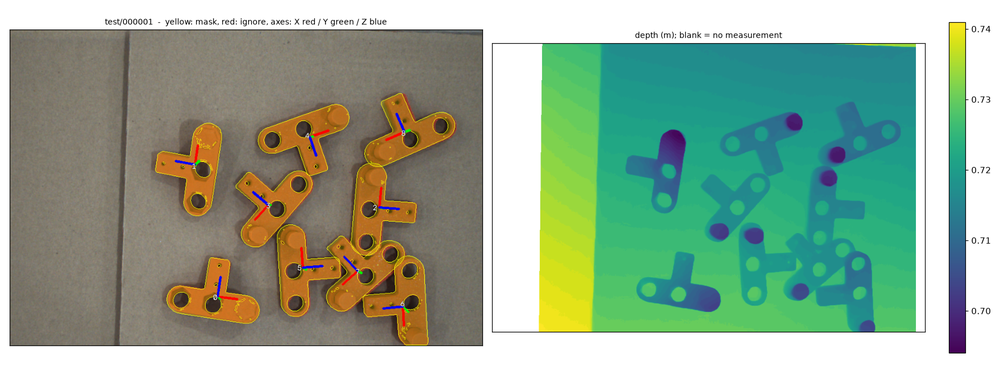
#> input picture overlays_test/000001.png, 1000 x 375 px, shrunk from 1760 x 660 before the run; its folder holds only this picture in this run
$ python -i masks.py   (imports and definitions only)
#> lines starting #> are read from the running program, lines starting #| are printed output that depends on the picture; after the words box and inside, x2 and y2 are one past the last pixel; in counts of white or black regions, pixels touching at a corner belong together
#> further down, picture is the input picture: shape (375, 1000, 3); mean B, G, R 146.3, 169.4, 145.3
"""Which pixels can belong to a part at all: the two foreground gates.

Colour is the cheap gate this dataset allows -- the part is saturated
orange-red on grey or white, so hue and saturation alone find nearly every
part pixel (98 % recall on train). Depth is the colour-blind alternative:
everything standing off the support plane. Neither splits touching parts
into instances; that is the detectors' job (`detect.py`, `detect_seg.py`).
Both are used everywhere a stage needs "part or not": the proposal gate,
the hole polish, the geometric detector, the RGB hole cue.
"""

import cv2
import numpy as np

#: Part pixels are saturated orange-red; cardboard is duller and browner.
SATURATION_MIN = 90
HUE_RED_BELOW, HUE_RED_ABOVE = 15, 170


def part_pixel_mask(bgr: np.ndarray, erode_px: int = 0) -> np.ndarray:
    """Colour gate: every pixel that plausibly belongs to some part.

    ``erode_px`` peels the boundary; leave it at 0 when the true mask edge
    is the point (e.g. for hole-based pose refinement).
    """
#> called with erode_px = 0
    hsv = cv2.cvtColor(bgr, cv2.COLOR_BGR2HSV)
#> hsv: shape (375, 1000, 3); mean H, S, V 33.1, 84.4, 178.1
    hue, sat = hsv[..., 0], hsv[..., 1]
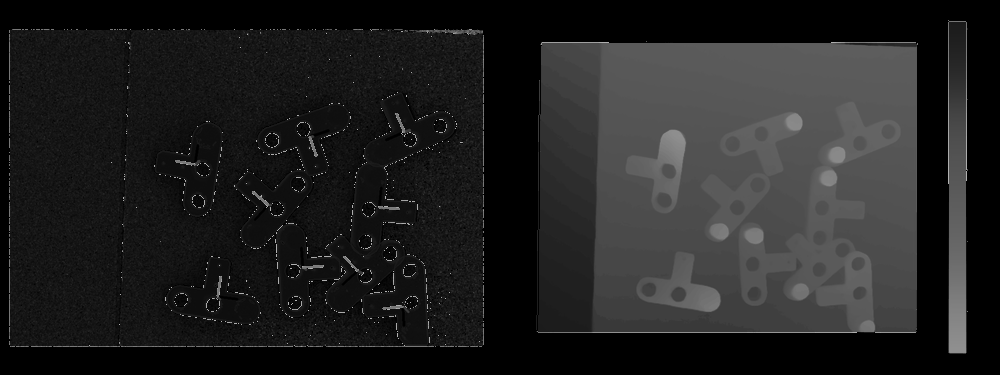
#> hue: shape (375, 1000); min 0, max 179, mean 33.1
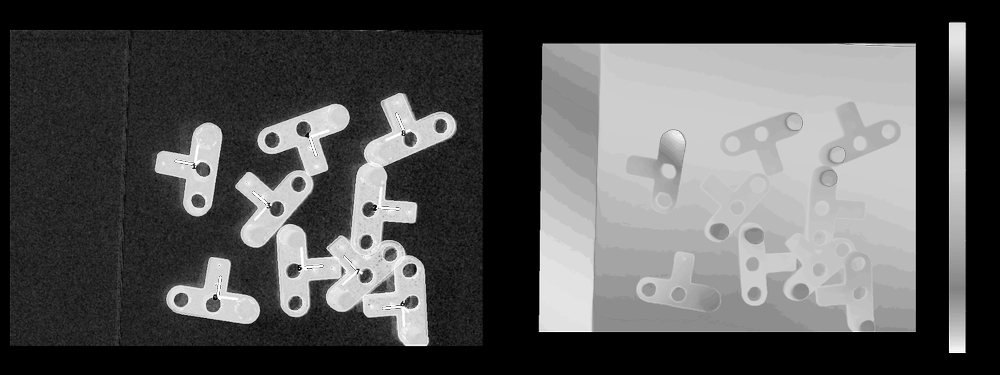
#> sat: shape (375, 1000); min 0, max 255, mean 84.4
    mask = (sat >= SATURATION_MIN) & (
        (hue <= HUE_RED_BELOW) | (hue >= HUE_RED_ABOVE))
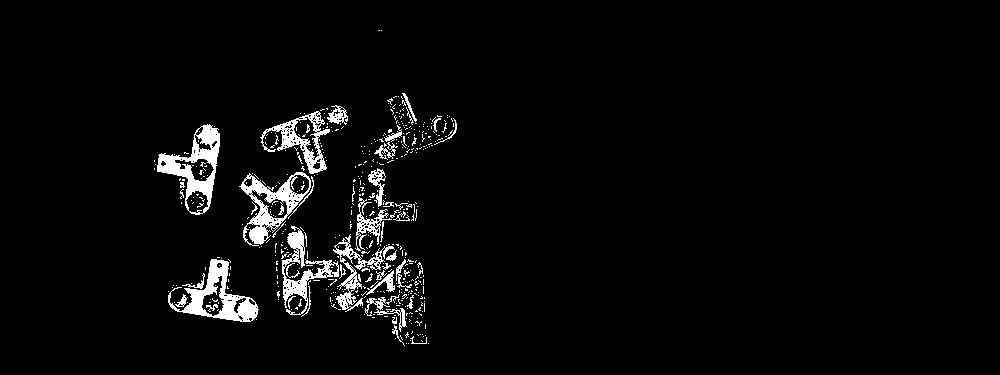
#> mask: shape (375, 1000) bool; 3.6% white; 510 white regions (464 under 20 px), largest, box (x1, y1, x2, y2) and area: (157, 124, 220, 215) 1913, (168, 259, 259, 322) 1891, (239, 172, 311, 246) 1704
    mask = cv2.morphologyEx(mask.astype(np.uint8), cv2.MORPH_OPEN,
                            np.ones((3, 3), np.uint8))
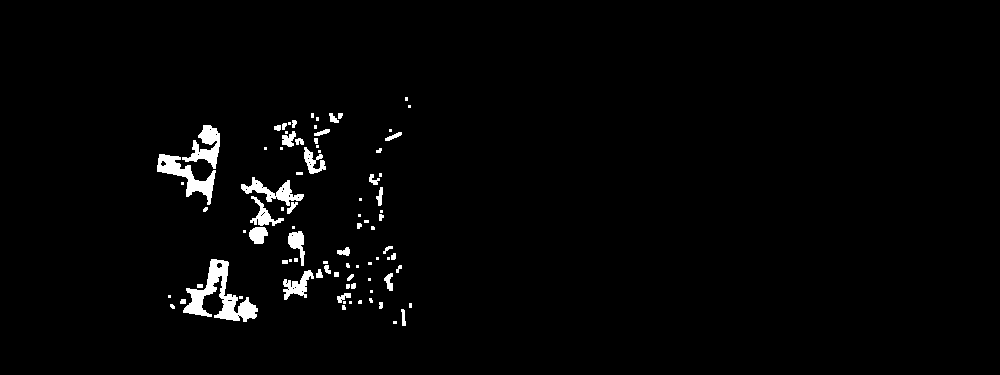
#> mask: shape (375, 1000); values 0 (black) and 1 (white), 2% white; 86 white regions (44 under 20 px), largest, box (x1, y1, x2, y2) and area: (183, 259, 258, 322) 1712, (157, 154, 216, 205) 981, (182, 125, 220, 169) 750
    if erode_px:
        mask = cv2.erode(mask, np.ones((3, 3), np.uint8), iterations=erode_px)
    return mask > 0


def foreground_depth_mask(depth: np.ndarray, K: np.ndarray,
                          min_height: float = 0.006) -> np.ndarray:
    """Colour-free foreground: everything standing off the support plane.

    RANSAC-fits the dominant plane of the depth map (the table or tray
    floor) and keeps pixels at least ``min_height`` above it. Works for a
    part of any colour under any lighting; the price is that tray walls
    also survive, which registration's verification then rejects.
    """
    from .scene_io import backproject_pixels

    valid = depth > 0
    points, rows, cols = backproject_pixels(depth, K, valid)
    if len(points) < 1000:
        return np.zeros_like(valid)
    rng = np.random.default_rng(0)
    best_inliers = 0
    best = None
    for _ in range(120):
        trio = points[rng.choice(len(points), 3, replace=False)]
        normal = np.cross(trio[1] - trio[0], trio[2] - trio[0])
        norm = np.linalg.norm(normal)
        if norm < 1e-9:
            continue
        normal = normal / norm
        dist = np.abs((points - trio[0]) @ normal)
        inliers = int((dist < 0.003).sum())
        if inliers > best_inliers:
            best_inliers, best = inliers, (normal, trio[0])
    if best is None:
        return np.zeros_like(valid)
    normal, origin = best
    if normal @ origin > 0:          # orient the normal towards the camera
        normal = -normal
    height = (points - origin) @ normal
    mask = np.zeros_like(valid)
    mask[rows[height > min_height], cols[height > min_height]] = True
    mask = cv2.morphologyEx(mask.astype(np.uint8), cv2.MORPH_OPEN,
                            np.ones((3, 3), np.uint8))
    return mask > 0

>>> import cv2
>>> picture = cv2.imread('../overlays_test/000001.png')
>>> result = part_pixel_mask(picture)

$ run again, on overlays_test/000002.png
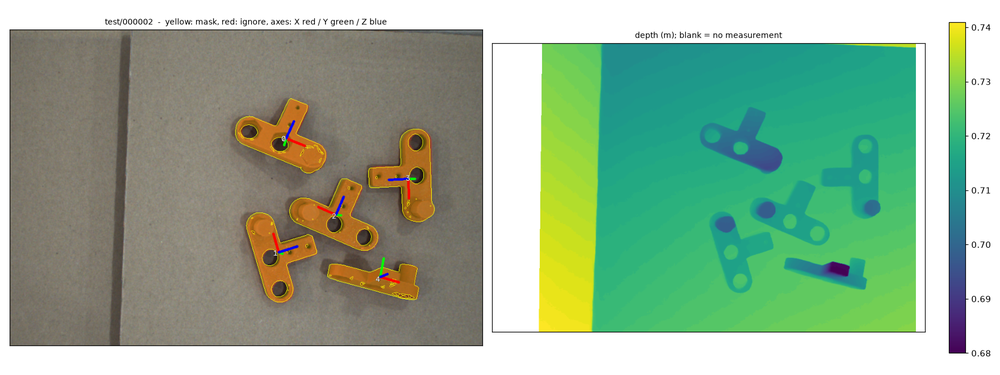
#> input picture overlays_test/000002.png, 1000 x 375 px, shrunk from 1760 x 660 before the run
#> picture is the input picture: shape (375, 1000, 3); mean B, G, R 147.9, 175.1, 147.2
#> hsv: shape (375, 1000, 3); mean H, S, V 31.6, 77.4, 180.5
#> in part_pixel_mask, `hue, sat = hsv[..., 0], hsv[..., 1]`:
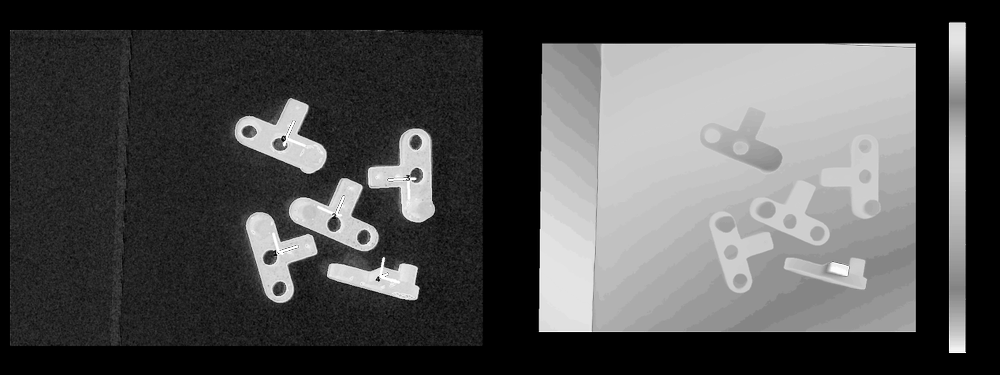
#> sat: shape (375, 1000); min 0, max 255, mean 77.4
#> in part_pixel_mask, `mask = cv2.morphologyEx(mask.astype(np.uint8), cv2.MORPH_OPEN, np.ones..`:
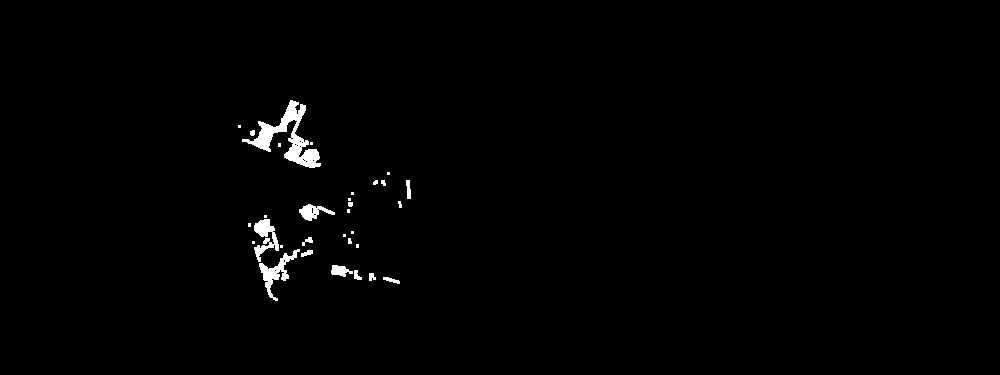
#> mask: shape (375, 1000); values 0 (black) and 1 (white), 1% white; 31 white regions (14 under 20 px), largest, box (x1, y1, x2, y2) and area: (242, 100, 321, 168) 1601, (259, 249, 300, 301) 577, (254, 219, 279, 262) 506

$ run again, on overlays_test/000003.png
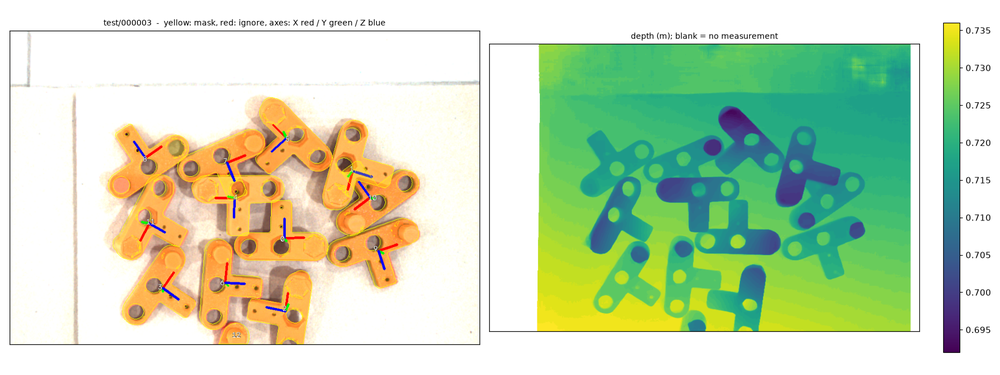
#> input picture overlays_test/000003.png, 1000 x 375 px, shrunk from 1760 x 660 before the run
#> picture is the input picture: shape (375, 1000, 3); mean B, G, R 183.6, 217.8, 198.7
#> hsv: shape (375, 1000, 3); mean H, S, V 27.4, 75.1, 228.3
#> in part_pixel_mask, `hue, sat = hsv[..., 0], hsv[..., 1]`:
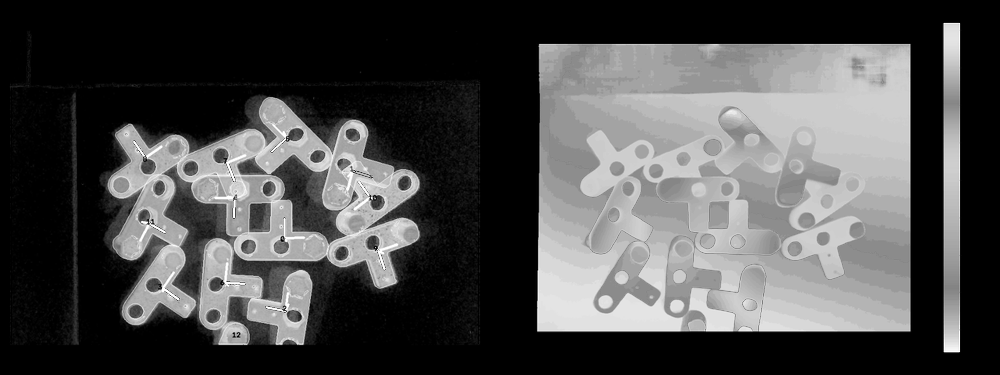
#> sat: shape (375, 1000); min 0, max 255, mean 75.1
#> in part_pixel_mask, `mask = cv2.morphologyEx(mask.astype(np.uint8), cv2.MORPH_OPEN, np.ones..`:
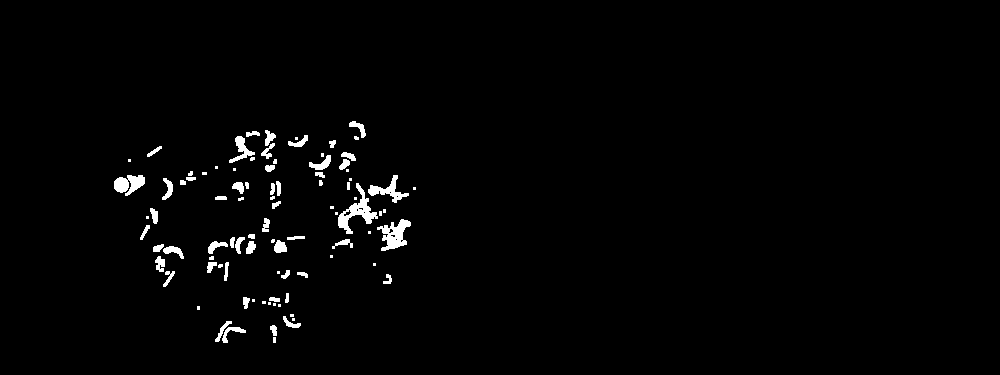
#> mask: shape (375, 1000); values 0 (black) and 1 (white), 1.7% white; 92 white regions (36 under 20 px), largest, box (x1, y1, x2, y2) and area: (338, 183, 378, 234) 631, (377, 219, 411, 251) 546, (114, 175, 145, 196) 419
